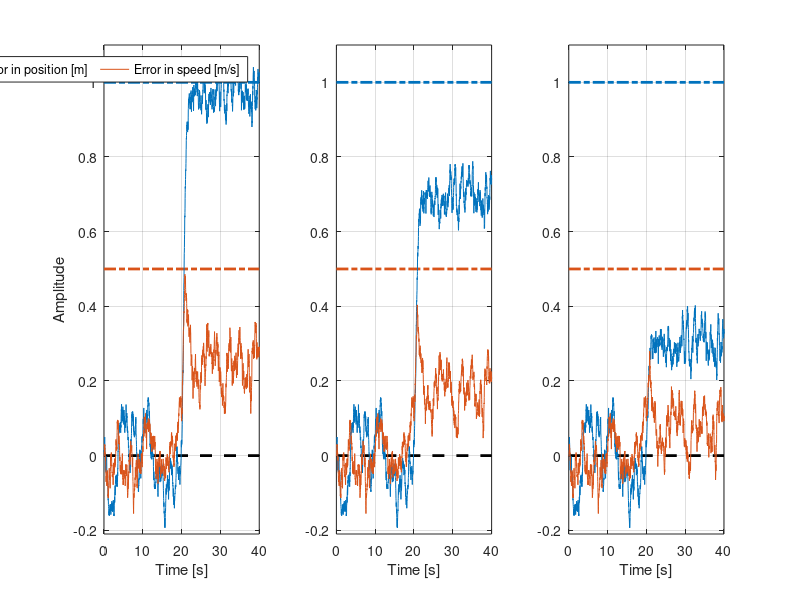
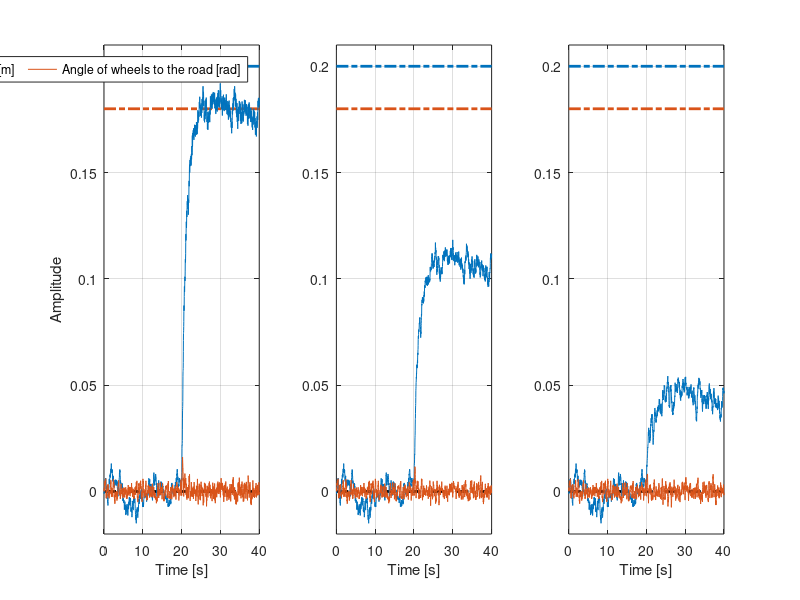

Recreate these plots in MATLAB, in order.
clear all;close all;clc;


%% plot all the figures that show effects of attack on QoC

%% Cruise control : L13 - L5 - Lvar
figure(1);
%
subplot(1,3,1);
load('CruiseControlLis13.mat')
colors = [0 0.4470 0.7410;0.8500 0.3250 0.0980];
plot([0 2000]*0.02,[0 0],'k--','LineWidth',2);
hold on
plot([0 2000]*0.02,[1 1],'-.','LineWidth',2,'Color',colors(1,:));
plot([0 2000]*0.02,[0.5 0.5],'-.','LineWidth',2,'Color',colors(2,:));
plot([1:2000]*0.02,x_ea(1,:),'Color',colors(1,:))
plot([1:2000]*0.02,x_ea(2,:),'Color',colors(2,:))
legend('reference','allowed mean postion error [m]','allowed mean speed error [m/s]','Error in position [m]','Error in speed [m/s]','Orientation','horizontal');
grid
xlabel('Time [s]');
ylabel('Amplitude');
ylim([-0.21 1.1]);
%yticks([0 0.25 0.5 0.75 1]);
%
clear all;
subplot(1,3,2);
load('CruiseControlLis5.mat')
colors = [0 0.4470 0.7410;0.8500 0.3250 0.0980];
plot([0 2000]*0.02,[0 0],'k--','LineWidth',2);
hold on
plot([0 2000]*0.02,[1 1],'-.','LineWidth',2,'Color',colors(1,:));
plot([0 2000]*0.02,[0.5 0.5],'-.','LineWidth',2,'Color',colors(2,:));
plot([1:2000]*0.02,x_ea(1,:),'Color',colors(1,:))
plot([1:2000]*0.02,x_ea(2,:),'Color',colors(2,:))
%legend('reference','allowed mean postion error [m]','allowed mean speed error [m/s]','Error in position [m]','Error in speed [m/s]');
grid
xlabel('Time [s]');
%ylabel('Amplitude');
ylim([-0.21 1.1]);
%yticks([0 0.25 0.5 0.75 1]);
%
clear all;
subplot(1,3,3);
load('CruiseControlChangingLs.mat');
colors = [0 0.4470 0.7410;0.8500 0.3250 0.0980];
plot([0 2000]*0.02,[0 0],'k--','LineWidth',2);
hold on
plot([0 2000]*0.02,[1 1],'-.','LineWidth',2,'Color',colors(1,:));
plot([0 2000]*0.02,[0.5 0.5],'-.','LineWidth',2,'Color',colors(2,:));
plot([1:2000]*0.02,x_ea(1,:),'Color',colors(1,:))
plot([1:2000]*0.02,x_ea(2,:),'Color',colors(2,:))
%legend('reference','allowed mean postion error [m]','allowed mean speed error [m/s]','Error in position [m]','Error in speed [m/s]');
grid
xlabel('Time [s]');
%ylabel('Amplitude');
ylim([-0.21 1.1]);
%yticks([0 0.25 0.5 0.75 1]);

%% Lane position controller : L6 - L4 - Lvar
figure(2);
%
subplot(1,3,1);
load('LanePositionLis6.mat')
colors = [0 0.4470 0.7410;0.8500 0.3250 0.0980];
plot([0 2000]*0.02,[0 0],'k--','LineWidth',2);
hold on
plot([0 2000]*0.02,[0.2 0.2],'-.','LineWidth',2,'Color',colors(1,:));
plot([0 2000]*0.02,[0.18 0.18],'-.','LineWidth',2,'Color',colors(2,:));
plot([1:2000]*0.02,x_ea(1,:),'Color',colors(1,:))
plot([1:2000]*0.02,x_ea(3,:),'Color',colors(2,:))
legend('reference','allowed mean distance error [m]','allowed mean angle error [rad]','Distance from road center [m]','Angle of wheels to the road [rad]','Orientation','horizontal');
grid
xlabel('Time [s]');
ylabel('Amplitude');
ylim([-0.02 0.21]);
%yticks([0 0.05 0.1 0.15 0.2]);
%
subplot(1,3,2);
load('LanePositionLis4.mat')
colors = [0 0.4470 0.7410;0.8500 0.3250 0.0980];
plot([0 2000]*0.02,[0 0],'k--','LineWidth',2);
hold on
plot([0 2000]*0.02,[0.2 0.2],'-.','LineWidth',2,'Color',colors(1,:));
plot([0 2000]*0.02,[0.18 0.18],'-.','LineWidth',2,'Color',colors(2,:));
plot([1:2000]*0.02,x_ea(1,:),'Color',colors(1,:))
plot([1:2000]*0.02,x_ea(3,:),'Color',colors(2,:))
%legend('reference','allowed mean distance error [m]','allowed mean angle error [rad]','Distance from road center [m]','Angle of wheels to the road [rad]','Orientation','horizontal');
grid
xlabel('Time [s]');
%ylabel('Amplitude');
ylim([-0.02 0.21]);
%yticks([0 0.05 0.1 0.15 0.2]);
%
subplot(1,3,3);
load('LanePositionChangingLs.mat')
colors = [0 0.4470 0.7410;0.8500 0.3250 0.0980];
plot([0 2000]*0.02,[0 0],'k--','LineWidth',2);
hold on
plot([0 2000]*0.02,[0.2 0.2],'-.','LineWidth',2,'Color',colors(1,:));
plot([0 2000]*0.02,[0.18 0.18],'-.','LineWidth',2,'Color',colors(2,:));
plot([1:2000]*0.02,x_ea(1,:),'Color',colors(1,:))
plot([1:2000]*0.02,x_ea(3,:),'Color',colors(2,:))
%legend('reference','allowed mean distance error [m]','allowed mean angle error [rad]','Distance from road center [m]','Angle of wheels to the road [rad]','Orientation','horizontal');
grid
xlabel('Time [s]');
%ylabel('Amplitude');
ylim([-0.02 0.21]);
%yticks([0 0.05 0.1 0.15 0.2]);
